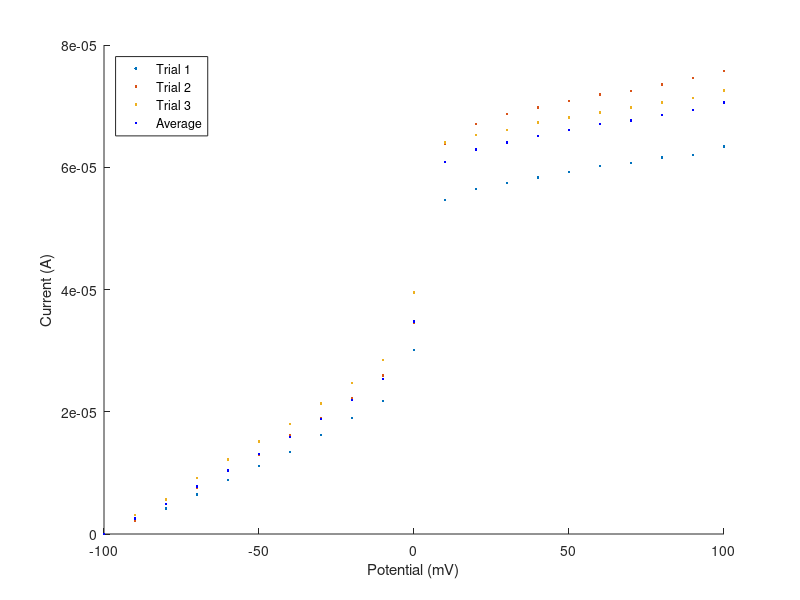
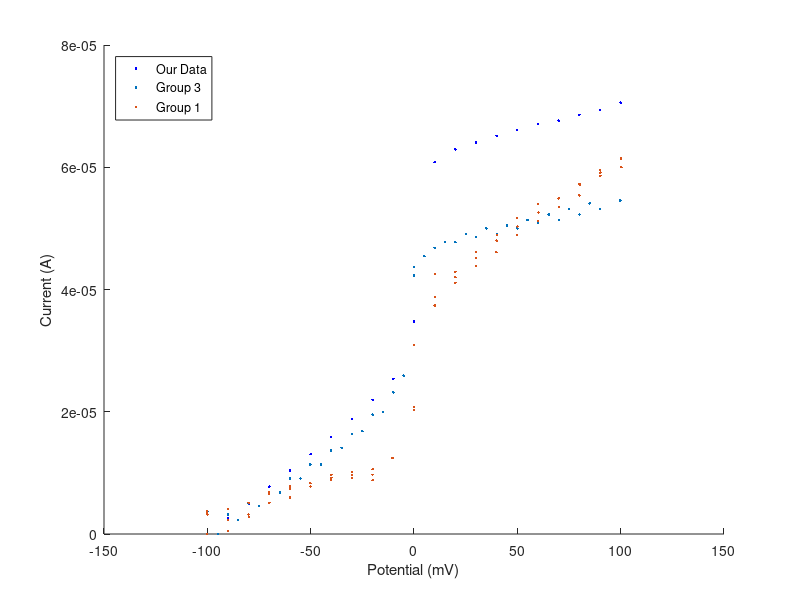

Here is the MATLAB script that generated these plots, in order:
clear; close all; clc;
% 
%    data = readmatrix( 'Lab2Data.xlsx' ) ;
%    save( 'Lab2Data.mat' ) ;
%     
load( 'Lab2Data.mat' ) ;
load( 'Langmuir_practice.txt' )
trial{1} = data( : , 1:3 ) ;
trial{2} = data( : , 5:7 ) ;
trial{3} = data( : , 9:12 ) ;

    figure
    hold on 
for ii = 1:3 
    I(:,ii) = trial{ii}(:,3) ;
    V(:,ii) = trial{ii}(:,1) ;
    index0 = find( V(:,ii) == 0 ) ;
    for jj = 1:index0 
        I(jj,ii) = -I(jj,ii) ;
    end
    [ ioffset , index ] = min(I(:,ii)) ;
    I(:,ii) = I(:,ii) - ioffset ;
    Vfloat{ii} = V( index,ii ) ;

%     e = 1.60217662e-19 ;
%     me = 9.1938356e-31;
%     mi = 6.65e-26 ;
%     k = 1.38064852e-23 ;
%     Te{ii} = e*(V(index0+1,ii)-V(index0-1,ii))/(k*log(I(index0+1,ii)/I(index0-1,ii))) ; % kelvin
%     Ti{ii} = Te{ii} ;
%     Aprobe = 1 ;
%     veth{ii} = sqrt( 8*k*Te{ii}/me )*Aprobe;
%     vith{ii} = sqrt( k*Te{ii}/mi )*Aprobe;
%     n{ii} = ioffset./(.25*e*vith{ii}*Aprobe) ;
%     j{ii} = n{ii}*e*veth{ii} ;

    slope = (I(index0+1,ii)/I(index0-1,ii))/(V(index0+1,ii)-V(index0-1,ii)) ;
%     midline = slope.*V(:,ii) - I(index0,ii) ;


    plot( V(:,ii) , I(:,ii) , '.')
end
xlabel( 'Potential (mV)' )
ylabel( 'Current (A)' )

for ii = 1:length(I) 
    Iavg(ii) = mean( I(ii,:) ) ;
    Vavg(ii) = mean( V(ii,:) ) ;
end

    Vfloat = Vavg( index ) ;

    e = 1.60217662e-19 ;
    me = 9.1938356e-31;
    mi = 6.65e-26 ;
    k = 1.38064852e-23 ;
    eps0 = 8.85418782e-12 ;
    Te = e*(V(index0+1)-V(index0-1))/(k*log(I(index0+1)/I(index0-1))) ; % kelvin
    Ti = Te ;
    Aprobe = 1 ;
    veth = sqrt( 8*k*Te/me )*Aprobe;
    vith = sqrt( k*Te/mi )*Aprobe;
    n = -ioffset./(.25*e*vith*Aprobe) ;
    j = n*e*veth ;
    debye = sqrt( eps0*k*Te/(n*(e^2)) ) ;
    pp = (4/3)*pi*debye^3*n ;
    slope = (Iavg(index0+1)/Iavg(index0-1))/(Vavg(index0+1)-Vavg(index0-1)) ;
    Ies = (1/4)*e*n*veth*Aprobe ;    
    PlasPot = ( Ies + slope*Vavg(index0) - Iavg(index0) )/slope ;
    freq = 8.98*sqrt(n) ;
    
 plot( Vavg , Iavg , '.b' )
 legend( 'Trial 1' , 'Trial 2' , 'Trial 3' , 'Average' , 'Location' , 'northwest' )

 hold off
 
figure
hold on
 plot( Vavg , Iavg , '.b')
xlabel( 'Potential (mV)' )
ylabel( 'Current (A)' )


load( 'Lab2Data_G3.mat' )
V3 = data(:,1) ;
I3 = data(:,2)*(1e-3)/220 ;
    [ ioffset3 , index ] = min(I3) ;
    I3 = I3 - ioffset3 ;
plot( V3 , I3 , '.' )

    Vfloat3 = V3( index ) ;

    Te3 = e*(V3(index0+1)-V3(index0-1))/(k*log(I3(index0+1)/I3(index0-1))) ; % kelvin
    Ti3 = Te3 ;
    Aprobe = 1 ;
    veth3 = sqrt( 8*k*Te3/me )*Aprobe;
    vith3 = sqrt( k*Te3/mi )*Aprobe;
    n3 = -ioffset3./(.25*e*vith3*Aprobe) ;
    j3 = n*e*veth3 ;
    debye3 = sqrt( eps0*k*Te3/(n3*(e^2)) ) ;
    pp3 = (4/3)*pi*debye3^3*n3 ;
    slope3 = (I3(index0+1)/I3(index0-1))/(V3(index0+1)-V3(index0-1)) ;
    Ies3 = (1/4)*e*n3*veth3*Aprobe ;
    PlasPot3 = ( Ies3 + slope3*V3(index0) - I3(index0) )/slope3 ;
    freq3 = 8.98*sqrt(n3) ;
    
load( 'Lab2Data_G1.mat' )
V1 = data(:,1) ;
I1 = data(:,3) ;
    [ ioffset1 , index ] = min(I1) ;
    I1 = I1 - ioffset1 ;
plot( V1 , I1 , '.' )

    Vfloat1 = V1( index ) ;
    index0 = 32 ;
    Te1 = e*(V1(index0+1)-V1(index0-1))/(k*log(I1(index0+1)/I1(index0-1))) ; % kelvin
    Ti1 = Te1 ;
    veth1 = sqrt( 8*k*Te1/me )*Aprobe;
    vith1 = sqrt( k*Te1/mi )*Aprobe;
    n1 = -ioffset1./(.25*e*vith1*Aprobe) ;
    j1 = n*e*veth1 ;
    debye1 = sqrt( eps0*k*Te1/(n1*(e^2)) ) ;
    pp1 = (4/3)*pi*debye1^3*n1 ;
    slope1 = (I1(index0+1)/I1(index0-1))/(V1(index0+1)-V1(index0-1)) ;
    Ies1 = (1/4)*e*n1*veth1*Aprobe ;    
    PlasPot1 = ( Ies1 + slope1*V1(index0) - I1(index0) )/slope1 ;
    freq1 = 8.98*sqrt(n1) ;
    
legend( 'Our Data' , 'Group 3' , 'Group 1' , 'Location' , 'northwest' )
hold off
